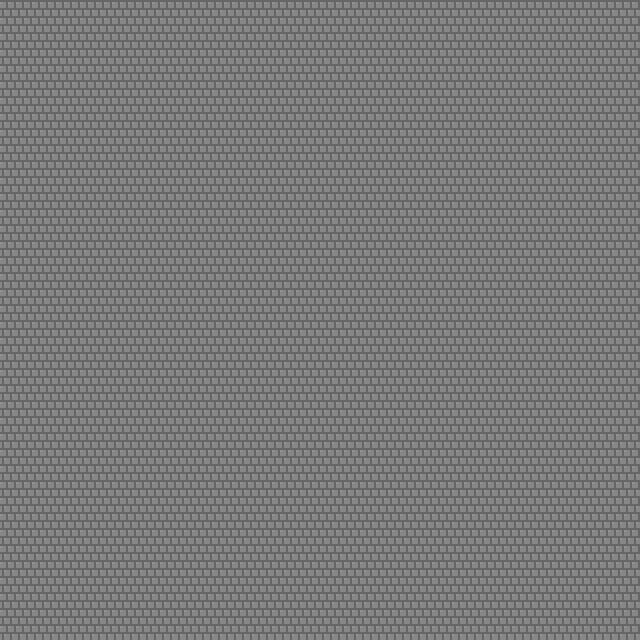

Below is a game level as drawn by its tile map, then a one-line description and the .tmx file that defines it, in full:
An orthogonal 10x10 tile map with 64x64 px tiles, 1 tile layer (Tile Layer 1), 2 tilesets.

<map version="1.0" orientation="orthogonal" width="10" height="10" tilewidth="64" tileheight="64">
 <properties>
  <property name="name" value="Blackrock" />
 </properties>
 <tileset firstgid="1" name="graphics" tilewidth="64" tileheight="64">
  <image source="graphics2x-basic.png" width="640" height="1344" />
 </tileset>
 <tileset firstgid="211" name="walls" tilewidth="64" tileheight="64">
  <image source="graphics2x-walls.png" width="128" height="1024" />
 </tileset>
 <layer name="Tile Layer 1" width="10" height="10">
    <data>
        <tile gid="57" />
        <tile gid="57" />
        <tile gid="57" />
        <tile gid="57" />
        <tile gid="57" />
        <tile gid="57" />
        <tile gid="57" />
        <tile gid="57" />
        <tile gid="57" />
        <tile gid="57" />
        <tile gid="57" />
        <tile gid="57" />
        <tile gid="57" />
        <tile gid="57" />
        <tile gid="57" />
        <tile gid="57" />
        <tile gid="57" />
        <tile gid="57" />
        <tile gid="57" />
        <tile gid="57" />
        <tile gid="57" />
        <tile gid="57" />
        <tile gid="57" />
        <tile gid="57" />
        <tile gid="57" />
        <tile gid="57" />
        <tile gid="57" />
        <tile gid="57" />
        <tile gid="57" />
        <tile gid="57" />
        <tile gid="57" />
        <tile gid="57" />
        <tile gid="57" />
        <tile gid="57" />
        <tile gid="57" />
        <tile gid="57" />
        <tile gid="57" />
        <tile gid="57" />
        <tile gid="57" />
        <tile gid="57" />
        <tile gid="57" />
        <tile gid="57" />
        <tile gid="57" />
        <tile gid="57" />
        <tile gid="57" />
        <tile gid="57" />
        <tile gid="57" />
        <tile gid="57" />
        <tile gid="57" />
        <tile gid="57" />
        <tile gid="57" />
        <tile gid="57" />
        <tile gid="57" />
        <tile gid="57" />
        <tile gid="57" />
        <tile gid="57" />
        <tile gid="57" />
        <tile gid="57" />
        <tile gid="57" />
        <tile gid="57" />
        <tile gid="57" />
        <tile gid="57" />
        <tile gid="57" />
        <tile gid="57" />
        <tile gid="57" />
        <tile gid="57" />
        <tile gid="57" />
        <tile gid="57" />
        <tile gid="57" />
        <tile gid="57" />
        <tile gid="57" />
        <tile gid="57" />
        <tile gid="57" />
        <tile gid="57" />
        <tile gid="57" />
        <tile gid="57" />
        <tile gid="57" />
        <tile gid="57" />
        <tile gid="57" />
        <tile gid="57" />
        <tile gid="57" />
        <tile gid="57" />
        <tile gid="57" />
        <tile gid="57" />
        <tile gid="57" />
        <tile gid="57" />
        <tile gid="57" />
        <tile gid="57" />
        <tile gid="57" />
        <tile gid="57" />
        <tile gid="57" />
        <tile gid="57" />
        <tile gid="57" />
        <tile gid="57" />
        <tile gid="57" />
        <tile gid="57" />
        <tile gid="57" />
        <tile gid="57" />
        <tile gid="57" />
        <tile gid="57" />
    </data>
 </layer>
 </map>
